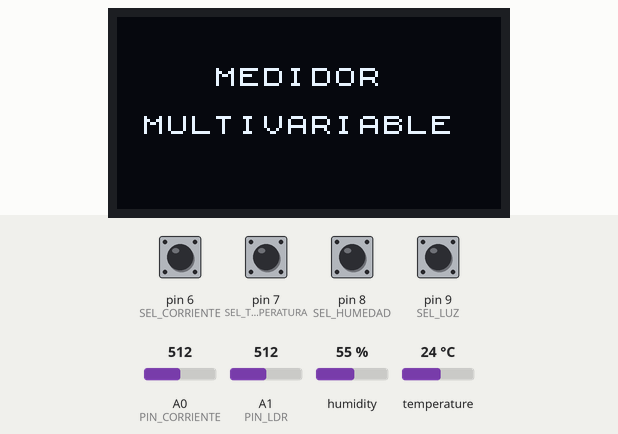
Recording of a sketch running on a simulated Arduino Nano, built with avr-gcc and run on an emulated ATmega328P. On the bench: 128×64 one-colour display. Inputs (shaded band) come from the test bench; at power-on: pin 6 (SEL_CORRIENTE), pin 7 (SEL_TEMPERATURA), pin 8 (SEL_HUMEDAD), pin 9 (SEL_LUZ) HIGH, A0 (PIN_CORRIENTE) = 512, A1 (PIN_LDR) = 512, humidity 55 %, temperature 24 °C. What the sketch prints to the serial monitor is not drawn.

Above: at 1.3 s.
1.4 s: pin 8 (SEL_HUMEDAD) pulled LOW for 0.15 s
At 2.5 s:
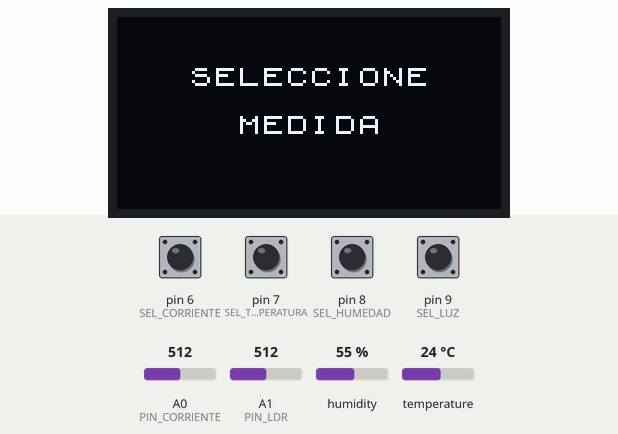
3.2 s: pin 6 (SEL_CORRIENTE) pulled LOW for 0.15 s
At 3.45 s:
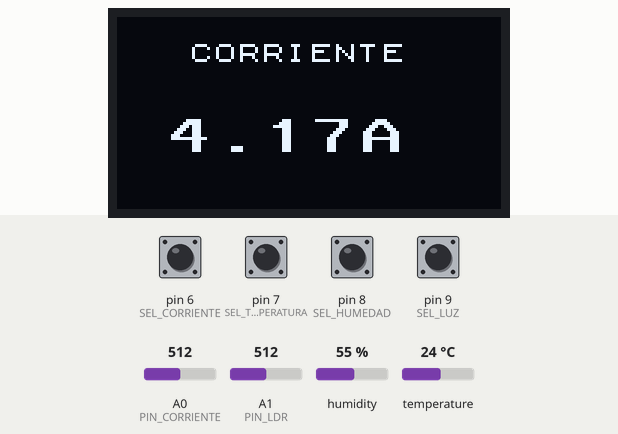
5.0 s: pin 7 (SEL_TEMPERATURA) pulled LOW for 0.15 s
At 5.24 s:
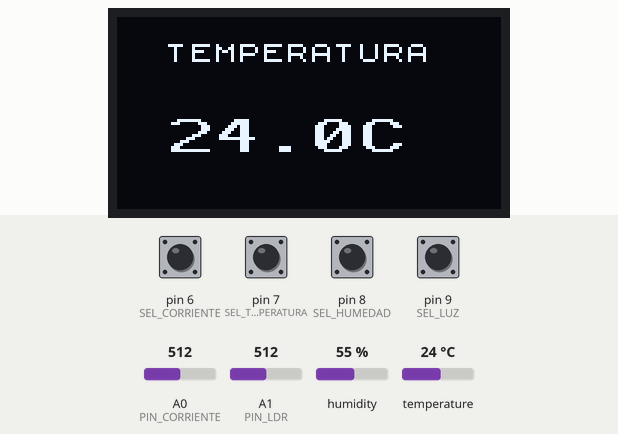
6.8 s: pin 9 (SEL_LUZ) pulled LOW for 0.15 s
At 7.02 s:
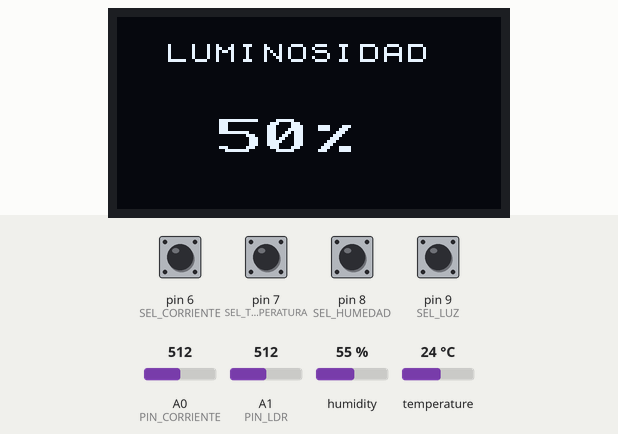
8.5 s: pin 8 (SEL_HUMEDAD) pulled LOW for 1 s
At 9.4 s:
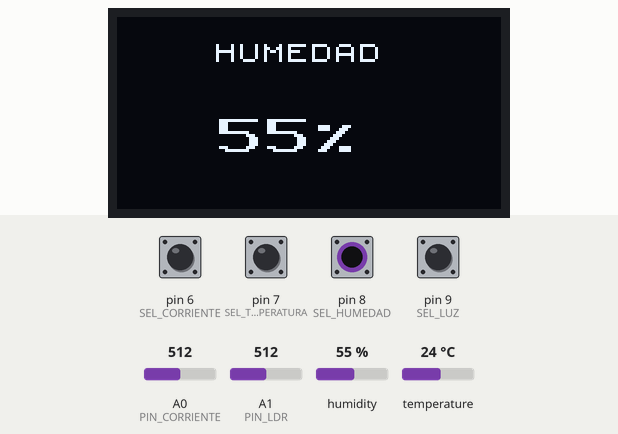
Timing chart, 0 to 11.5 s (numbered marks = the images above; inputs shaded):
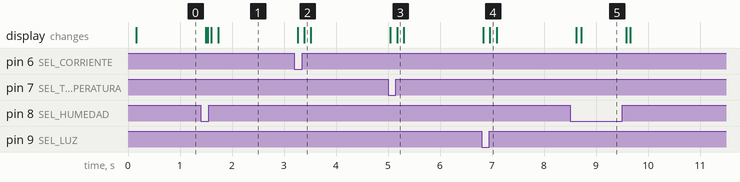

The sketch:

Nano_Lab3_FINAL.ino
```cpp
#include <Wire.h>
#include <U8x8lib.h>
#include <DHT.h>
#include <string.h>

// LAB 3 - NODO EDGE
// ARDUINO NANO = I2C SLAVE 0x08

//
// Funciones:
// - Corriente por A0
// - LDR por A1
// - DHT11 por D4
// - OLED por I2C software D2/D3
// - Selector D6/D7/D8/D9
// - I2C hardware A4/A5 hacia ESP32-C3
// - Muestreo asincrono sin delay()
// - Tiempos configurables desde la nube via ESP32-C3
// - Confirmacion de configuracion aplicada
//
// Paquete Nano -> ESP32-C3: 20 bytes
//   0..1   corriente [mA]          int16
//   2..3   temperatura [x10 C]     int16
//   4..5   humedad [x10 %RH]       uint16
//   6..7   luminosidad [x10 %]     uint16
//   8..9   secuencia corriente     uint16
//   10..11 secuencia temperatura   uint16
//   12..13 secuencia humedad       uint16
//   14..15 secuencia luminosidad   uint16
//   16..19 ID ultima config aplicada uint32
//
// Comando ESP32-C3 -> Nano: 21 bytes
//   byte 0     = 0xA1
//   bytes 1-4  = ID configuracion
//   bytes 5-8  = corriente_ms
//   bytes 9-12 = temperatura_ms
//   bytes 13-16= humedad_ms
//   bytes 17-20= luminosidad_ms
//
// Todos los enteros se envian MSB primero.

// PINES

const byte PIN_CORRIENTE = A0;
const byte PIN_LDR       = A1;
const byte PIN_DHT       = 4;

const byte SEL_CORRIENTE   = 6;
const byte SEL_TEMPERATURA = 7;
const byte SEL_HUMEDAD     = 8;
const byte SEL_LUZ         = 9;

// OLED POR I2C SOFTWARE

U8X8_SSD1306_128X64_NONAME_SW_I2C oled(
  3,               // SCL
  2,               // SDA
  U8X8_PIN_NONE
);

// DHT11

#define DHTTYPE DHT11
DHT dht(PIN_DHT, DHTTYPE);

const unsigned long MIN_LECTURA_FISICA_DHT = 2000;

// I2C HARDWARE HACIA ESP32-C3

const byte DIRECCION_I2C = 0x08;
const byte CMD_CONFIGURACION = 0xA1;

// CALIBRACION DEL AMPERIMETRO

const float VREF = 5.00;

const float FACTOR_BASE = 1.8007;
const float PENDIENTE   = 0.914;
const float INTERCEPTO  = 0.051;
const float UMBRAL_CERO = 0.025;

// LIMITES DE CONFIGURACION

const unsigned long MIN_CORRIENTE_MS   = 50;
const unsigned long MIN_TEMPERATURA_MS = 2000;
const unsigned long MIN_HUMEDAD_MS     = 2000;
const unsigned long MIN_LUMINOSIDAD_MS = 50;
const unsigned long MAX_INTERVALO_MS   = 600000;

// INTERVALOS INICIALES

//
// Coinciden con los valores usados durante las pruebas
// del sistema de software.
//

unsigned long intervaloCorriente   = 500;
unsigned long intervaloTemperatura = 2000;
unsigned long intervaloHumedad     = 2000;
unsigned long intervaloLDR         = 500;

const unsigned long INTERVALO_PANTALLA = 100;
const unsigned long INTERVALO_SERIAL   = 500;

// VARIABLES MEDIDAS

float corriente   = 0.0;
float temperatura = 0.0;
float humedad     = 0.0;
float luminosidad = 0.0;

int ldrRaw = 0;

// DATOS COMPARTIDOS POR I2C

volatile int16_t  i2cCorriente_mA      = 0;
volatile int16_t  i2cTemperatura_x10   = 0;
volatile uint16_t i2cHumedad_x10       = 0;
volatile uint16_t i2cLuminosidad_x10   = 0;

volatile uint16_t seqCorriente   = 0;
volatile uint16_t seqTemperatura = 0;
volatile uint16_t seqHumedad     = 0;
volatile uint16_t seqLuminosidad = 0;

volatile uint32_t idConfigAplicada = 0;

// CONFIGURACION RECIBIDA POR I2C

//
// El callback I2C solo copia los datos.
// La configuracion se valida y aplica dentro de loop().
//

volatile bool configuracionPendiente = false;

volatile uint32_t cfgId = 0;
volatile uint32_t cfgCorrienteMs = 0;
volatile uint32_t cfgTemperaturaMs = 0;
volatile uint32_t cfgHumedadMs = 0;
volatile uint32_t cfgLuminosidadMs = 0;

// PROMEDIADO ASINCRONO DE CORRIENTE

const byte MUESTRAS_CORRIENTE = 50;

unsigned long sumaCorrienteADC = 0;
byte contadorCorriente = 0;

unsigned long anteriorMuestraCorriente = 0;

// TEMPORIZADORES

unsigned long anteriorLDR = 0;

unsigned long anteriorTemperatura = 0;
unsigned long anteriorHumedad = 0;
unsigned long anteriorLecturaFisicaDHT = 0;

unsigned long anteriorPantalla = 0;
unsigned long anteriorSerial = 0;

// SELECTOR

enum VariablePantalla {
  MOSTRAR_CORRIENTE,
  MOSTRAR_TEMPERATURA,
  MOSTRAR_HUMEDAD,
  MOSTRAR_LUZ,
  SIN_SELECCION
};

// UTILIDADES I2C

uint32_t leerU32Wire() {

  uint32_t valor = 0;

  for (byte i = 0; i < 4; i++) {

    valor <<= 8;

    valor |= (uint8_t)Wire.read();
  }

  return valor;
}


void escribirU16Wire(uint16_t valor) {

  Wire.write(
    (uint8_t)((valor >> 8) & 0xFF)
  );

  Wire.write(
    (uint8_t)(valor & 0xFF)
  );
}


void escribirU32Wire(uint32_t valor) {

  Wire.write(
    (uint8_t)((valor >> 24) & 0xFF)
  );

  Wire.write(
    (uint8_t)((valor >> 16) & 0xFF)
  );

  Wire.write(
    (uint8_t)((valor >> 8) & 0xFF)
  );

  Wire.write(
    (uint8_t)(valor & 0xFF)
  );
}

// LEER SELECTOR

VariablePantalla leerSelector() {

  if (digitalRead(SEL_CORRIENTE) == LOW) {
    return MOSTRAR_CORRIENTE;
  }

  if (digitalRead(SEL_TEMPERATURA) == LOW) {
    return MOSTRAR_TEMPERATURA;
  }

  if (digitalRead(SEL_HUMEDAD) == LOW) {
    return MOSTRAR_HUMEDAD;
  }

  if (digitalRead(SEL_LUZ) == LOW) {
    return MOSTRAR_LUZ;
  }

  return SIN_SELECCION;
}

// PUBLICAR NUEVO VALOR EN EL PAQUETE I2C

void publicarCorrienteI2C() {

  int16_t valor =
    (int16_t)(corriente * 1000.0);

  noInterrupts();

  i2cCorriente_mA = valor;
  seqCorriente++;

  interrupts();
}


void publicarTemperaturaI2C() {

  int16_t valor =
    (int16_t)(temperatura * 10.0);

  noInterrupts();

  i2cTemperatura_x10 = valor;
  seqTemperatura++;

  interrupts();
}


void publicarHumedadI2C() {

  uint16_t valor =
    (uint16_t)(humedad * 10.0);

  noInterrupts();

  i2cHumedad_x10 = valor;
  seqHumedad++;

  interrupts();
}


void publicarLuminosidadI2C() {

  uint16_t valor =
    (uint16_t)(luminosidad * 10.0);

  noInterrupts();

  i2cLuminosidad_x10 = valor;
  seqLuminosidad++;

  interrupts();
}

// CORRIENTE - 50 MUESTRAS SIN BLOQUEO

//
// intervaloCorriente representa el tiempo aproximado
// entre dos valores nuevos de corriente.
//
// Ejemplo:
// intervaloCorriente = 500 ms
// 50 muestras -> una muestra ADC cada 10 ms.
//

void actualizarCorriente(unsigned long ahora) {

  unsigned long paso =
    intervaloCorriente / MUESTRAS_CORRIENTE;

  if (paso < 1) {
    paso = 1;
  }

  if (
    ahora - anteriorMuestraCorriente
    < paso
  ) {
    return;
  }

  anteriorMuestraCorriente = ahora;

  sumaCorrienteADC +=
    analogRead(PIN_CORRIENTE);

  contadorCorriente++;

  if (
    contadorCorriente
    < MUESTRAS_CORRIENTE
  ) {
    return;
  }

  float adcPromedio =
    sumaCorrienteADC /
    (float)MUESTRAS_CORRIENTE;

  float voltaje =
    adcPromedio
    * VREF
    / 1023.0;

  float corrienteBase =
    voltaje
    * FACTOR_BASE;

  if (
    corrienteBase
    < UMBRAL_CERO
  ) {

    corriente = 0.0;

  } else {

    corriente =
      (PENDIENTE * corrienteBase)
      + INTERCEPTO;
  }

  if (corriente < 0.0) {
    corriente = 0.0;
  }

  sumaCorrienteADC = 0;
  contadorCorriente = 0;

  publicarCorrienteI2C();
}

// LDR

void actualizarLDR(unsigned long ahora) {

  if (
    ahora - anteriorLDR
    < intervaloLDR
  ) {
    return;
  }

  anteriorLDR = ahora;

  ldrRaw =
    analogRead(PIN_LDR);

  luminosidad =
    (ldrRaw / 1023.0)
    * 100.0;

  if (luminosidad > 100.0) {
    luminosidad = 100.0;
  }

  if (luminosidad < 0.0) {
    luminosidad = 0.0;
  }

  publicarLuminosidadI2C();
}

// DHT11

//
// Temperatura y humedad tienen intervalos logicos
// independientes.
//
// Como ambas salen del mismo DHT11, la lectura fisica
// se limita a una cada 2000 ms.
//
// Si una variable todavia no esta vencida, no se marca
// como nueva aunque el DHT haya sido consultado para la otra.
//

void actualizarDHT(unsigned long ahora) {

  bool temperaturaVencida =
    ahora - anteriorTemperatura
    >= intervaloTemperatura;

  bool humedadVencida =
    ahora - anteriorHumedad
    >= intervaloHumedad;

  if (
    !temperaturaVencida
    && !humedadVencida
  ) {
    return;
  }

  if (
    ahora - anteriorLecturaFisicaDHT
    < MIN_LECTURA_FISICA_DHT
  ) {
    return;
  }

  anteriorLecturaFisicaDHT = ahora;

  float nuevaTemperatura =
    dht.readTemperature();

  float nuevaHumedad =
    dht.readHumidity();

  if (
    temperaturaVencida
    && !isnan(nuevaTemperatura)
  ) {

    temperatura =
      nuevaTemperatura;

    anteriorTemperatura = ahora;

    publicarTemperaturaI2C();
  }

  if (
    humedadVencida
    && !isnan(nuevaHumedad)
  ) {

    humedad =
      nuevaHumedad;

    anteriorHumedad = ahora;

    publicarHumedadI2C();
  }
}

// APLICAR CONFIGURACION RECIBIDA

void aplicarConfiguracionPendiente() {

  if (!configuracionPendiente) {
    return;
  }

  uint32_t id;
  uint32_t corrienteMs;
  uint32_t temperaturaMs;
  uint32_t humedadMs;
  uint32_t luminosidadMs;

  noInterrupts();

  id            = cfgId;
  corrienteMs   = cfgCorrienteMs;
  temperaturaMs = cfgTemperaturaMs;
  humedadMs     = cfgHumedadMs;
  luminosidadMs = cfgLuminosidadMs;

  configuracionPendiente = false;

  interrupts();

  bool valida = true;

  if (
    corrienteMs < MIN_CORRIENTE_MS
    || corrienteMs > MAX_INTERVALO_MS
  ) {
    valida = false;
  }

  if (
    temperaturaMs < MIN_TEMPERATURA_MS
    || temperaturaMs > MAX_INTERVALO_MS
  ) {
    valida = false;
  }

  if (
    humedadMs < MIN_HUMEDAD_MS
    || humedadMs > MAX_INTERVALO_MS
  ) {
    valida = false;
  }

  if (
    luminosidadMs < MIN_LUMINOSIDAD_MS
    || luminosidadMs > MAX_INTERVALO_MS
  ) {
    valida = false;
  }

  if (!valida) {

    Serial.println(
      F("CONFIG I2C INVALIDA - NO APLICADA")
    );

    return;
  }

  intervaloCorriente   = corrienteMs;
  intervaloTemperatura = temperaturaMs;
  intervaloHumedad     = humedadMs;
  intervaloLDR         = luminosidadMs;

  unsigned long ahora = millis();

  // Reiniciar temporizadores para que los nuevos
  // intervalos comiencen a contar desde este momento.

  sumaCorrienteADC = 0;
  contadorCorriente = 0;
  anteriorMuestraCorriente = ahora;

  anteriorLDR = ahora;
  anteriorTemperatura = ahora;
  anteriorHumedad = ahora;

  noInterrupts();

  idConfigAplicada = id;

  interrupts();

  Serial.println();
  Serial.println(
    F("================================")
  );

  Serial.println(
    F("CONFIGURACION REMOTA APLICADA")
  );

  Serial.println(
    F("================================")
  );

  Serial.print(F("ID: "));
  Serial.println(id);

  Serial.print(F("Corriente: "));
  Serial.print(intervaloCorriente);
  Serial.println(F(" ms"));

  Serial.print(F("Temperatura: "));
  Serial.print(intervaloTemperatura);
  Serial.println(F(" ms"));

  Serial.print(F("Humedad: "));
  Serial.print(intervaloHumedad);
  Serial.println(F(" ms"));

  Serial.print(F("Luminosidad: "));
  Serial.print(intervaloLDR);
  Serial.println(F(" ms"));

  Serial.println(
    F("================================")
  );
}

// OLED

void actualizarPantalla(unsigned long ahora) {

  if (
    ahora - anteriorPantalla
    < INTERVALO_PANTALLA
  ) {
    return;
  }

  anteriorPantalla = ahora;

  VariablePantalla seleccion =
    leerSelector();

  static VariablePantalla seleccionAnterior =
    SIN_SELECCION;

  static char textoAnterior[12] = "";

  char numero[8];
  char textoNuevo[12];

  if (
    seleccion
    != seleccionAnterior
  ) {

    oled.clearDisplay();

    oled.setFont(
      u8x8_font_chroma48medium8_r
    );

    if (
      seleccion
      == MOSTRAR_CORRIENTE
    ) {

      oled.setCursor(3, 1);
      oled.print(F("CORRIENTE"));

    } else if (
      seleccion
      == MOSTRAR_TEMPERATURA
    ) {

      oled.setCursor(2, 1);
      oled.print(F("TEMPERATURA"));

    } else if (
      seleccion
      == MOSTRAR_HUMEDAD
    ) {

      oled.setCursor(4, 1);
      oled.print(F("HUMEDAD"));

    } else if (
      seleccion
      == MOSTRAR_LUZ
    ) {

      oled.setCursor(2, 1);
      oled.print(F("LUMINOSIDAD"));

    } else {

      oled.setCursor(3, 2);
      oled.print(F("SELECCIONE"));

      oled.setCursor(5, 4);
      oled.print(F("MEDIDA"));
    }

    textoAnterior[0] = '\0';

    seleccionAnterior =
      seleccion;
  }

  if (
    seleccion
    == MOSTRAR_CORRIENTE
  ) {

    dtostrf(
      corriente,
      4,
      2,
      numero
    );

    strcpy(textoNuevo, numero);
    strcat(textoNuevo, "A ");

  } else if (
    seleccion
    == MOSTRAR_TEMPERATURA
  ) {

    dtostrf(
      temperatura,
      4,
      1,
      numero
    );

    strcpy(textoNuevo, numero);
    strcat(textoNuevo, "C ");

  } else if (
    seleccion
    == MOSTRAR_HUMEDAD
  ) {

    dtostrf(
      humedad,
      3,
      0,
      numero
    );

    strcpy(textoNuevo, numero);
    strcat(textoNuevo, "%  ");

  } else if (
    seleccion
    == MOSTRAR_LUZ
  ) {

    dtostrf(
      luminosidad,
      3,
      0,
      numero
    );

    strcpy(textoNuevo, numero);
    strcat(textoNuevo, "%  ");

  } else {

    return;
  }

  if (
    strcmp(
      textoNuevo,
      textoAnterior
    ) != 0
  ) {

    oled.setFont(
      u8x8_font_px437wyse700b_2x2_r
    );

    oled.setCursor(
      2,
      4
    );

    oled.print(
      textoNuevo
    );

    strcpy(
      textoAnterior,
      textoNuevo
    );
  }
}

// MONITOR SERIAL

void actualizarSerial(unsigned long ahora) {

  if (
    ahora - anteriorSerial
    < INTERVALO_SERIAL
  ) {
    return;
  }

  anteriorSerial = ahora;

  Serial.print(F("I: "));
  Serial.print(corriente, 3);
  Serial.print(F(" A"));

  Serial.print(F(" | T: "));
  Serial.print(temperatura, 1);
  Serial.print(F(" C"));

  Serial.print(F(" | H: "));
  Serial.print(humedad, 1);
  Serial.print(F(" %"));

  Serial.print(F(" | Luz: "));
  Serial.print(luminosidad, 1);
  Serial.print(F(" %"));

  Serial.print(F(" | Config ID: "));

  noInterrupts();

  uint32_t id = idConfigAplicada;

  interrupts();

  Serial.println(id);
}

// I2C - ESP32-C3 SOLICITA DATOS

void enviarDatosI2C() {

  escribirU16Wire(
    (uint16_t)i2cCorriente_mA
  );

  escribirU16Wire(
    (uint16_t)i2cTemperatura_x10
  );

  escribirU16Wire(
    i2cHumedad_x10
  );

  escribirU16Wire(
    i2cLuminosidad_x10
  );

  escribirU16Wire(
    seqCorriente
  );

  escribirU16Wire(
    seqTemperatura
  );

  escribirU16Wire(
    seqHumedad
  );

  escribirU16Wire(
    seqLuminosidad
  );

  escribirU32Wire(
    idConfigAplicada
  );
}

// I2C - RECIBIR CONFIGURACION

//
// IMPORTANTE:
// No se hace Serial ni procesamiento pesado aqui.
// Solo se copia el comando recibido.

void recibirDatosI2C(int cantidad) {

  if (
    cantidad != 21
  ) {

    while (Wire.available()) {
      Wire.read();
    }

    return;
  }

  byte comando =
    Wire.read();

  if (
    comando
    != CMD_CONFIGURACION
  ) {

    while (Wire.available()) {
      Wire.read();
    }

    return;
  }

  uint32_t id =
    leerU32Wire();

  uint32_t corrienteMs =
    leerU32Wire();

  uint32_t temperaturaMs =
    leerU32Wire();

  uint32_t humedadMs =
    leerU32Wire();

  uint32_t luminosidadMs =
    leerU32Wire();

  cfgId = id;
  cfgCorrienteMs = corrienteMs;
  cfgTemperaturaMs = temperaturaMs;
  cfgHumedadMs = humedadMs;
  cfgLuminosidadMs = luminosidadMs;

  configuracionPendiente = true;
}

// SETUP

void setup() {

  Serial.begin(115200);

  pinMode(
    SEL_CORRIENTE,
    INPUT_PULLUP
  );

  pinMode(
    SEL_TEMPERATURA,
    INPUT_PULLUP
  );

  pinMode(
    SEL_HUMEDAD,
    INPUT_PULLUP
  );

  pinMode(
    SEL_LUZ,
    INPUT_PULLUP
  );

  dht.begin();

  oled.begin();

  oled.setPowerSave(0);

  oled.clearDisplay();

  oled.setFont(
    u8x8_font_chroma48medium8_r
  );

  oled.setCursor(4, 2);
  oled.print(F("MEDIDOR"));

  oled.setCursor(1, 4);
  oled.print(F("MULTIVARIABLE"));

  // Nano como esclavo I2C
  // A4 = SDA
  // A5 = SCL

  Wire.begin(
    DIRECCION_I2C
  );

  Wire.onRequest(
    enviarDatosI2C
  );

  Wire.onReceive(
    recibirDatosI2C
  );

  unsigned long ahora =
    millis();

  anteriorMuestraCorriente = ahora;
  anteriorLDR = ahora;
  anteriorTemperatura = ahora;
  anteriorHumedad = ahora;

  // Permitimos que el primer DHT pueda leerse
  // cuando se cumpla su intervalo logico.
  anteriorLecturaFisicaDHT = 0;

  Serial.println();
  Serial.println(
    F("MEDIDOR MULTIVARIABLE - LAB 3")
  );

  Serial.println(
    F("Arduino Nano - I2C Slave 0x08")
  );

  Serial.println(
    F("--------------------------------")
  );

  Serial.println(
    F("Corriente -> A0")
  );

  Serial.println(
    F("LDR       -> A1")
  );

  Serial.println(
    F("DHT11     -> D4")
  );

  Serial.println(
    F("OLED SDA  -> D2")
  );

  Serial.println(
    F("OLED SCL  -> D3")
  );

  Serial.println(
    F("I2C SDA   -> A4")
  );

  Serial.println(
    F("I2C SCL   -> A5")
  );
}

// LOOP

void loop() {

  unsigned long ahora =
    millis();

  aplicarConfiguracionPendiente();

  actualizarCorriente(
    ahora
  );

  actualizarLDR(
    ahora
  );

  actualizarDHT(
    ahora
  );

  actualizarPantalla(
    ahora
  );

  actualizarSerial(
    ahora
  );
}
```

Measured:
- after the input at 1.4 s, the display: first changes after 0.10 s (image 1 shows a later state)
- after the input at 3.2 s, the display: first changes after 0.07 s (image 2 shows a later state)
- after the input at 5.0 s, the display: first changes at once (image 3 shows a later state)
- after the input at 6.8 s, the display: first changes at once (image 4 shows a later state)
- after the input at 8.5 s, the display: first changes after 0.12 s (image 5 shows a later state)
